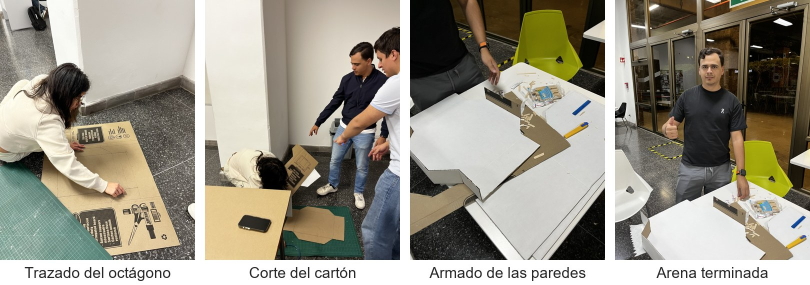
#> input picture Documentacion/figuras/fotos_arena.jpg, 1620 x 570 px (shown at 1/2 size)
$ python -i vision_yolo.py   (imports and definitions only)
#> lines starting #> are read from the running program, lines starting #| are printed output that depends on the picture; after the words box and inside, x2 and y2 are one past the last pixel; in counts of white or black regions, pixels touching at a corner belong together
#> further down, picture is the input picture: shape (570, 1620, 3); mean B, G, R 134.9, 148.8, 153.4
"""
Deteccion de la bola con un modelo ya entrenado (YOLO11 de Ultralytics, dataset COCO).
COCO ya trae la clase 32 = "sports ball", asi que no hay que entrenar nada.

Teclas (ventana de video activa):
  Z = detectar la cancha blanca sola     M = marcarla a mano con 2 clics
  C = cambiar de camara    + / - = confianza minima    Esc = salir
"""
import time
import cv2
from ultralytics import YOLO

MODELO = "yolo11n.pt"     # se descarga solo la primera vez (~5 MB)
CLASE_BOLA = 32           # "sports ball" en COCO
TAM = 960                 # tamano de entrada del modelo
conf_min = 0.15

zona, marcando, esperando_zona = None, [], False


# [9 lines left out: function al_clic, not called in this run]


def cancha_automatica(frame):
    """Busca la zona blanca mas grande (la cancha) y devuelve su rectangulo."""
    hsv = cv2.cvtColor(frame, cv2.COLOR_BGR2HSV)
#> hsv: shape (570, 1620, 3); mean H, S, V 29.4, 53.2, 155.7
    blanco = cv2.inRange(hsv, (0, 0, 170), (179, 65, 255))
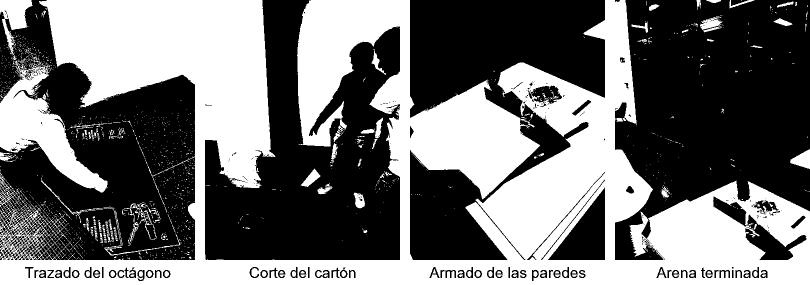
#> blanco: shape (570, 1620) (shown at 1/2 size); 44.4% white; 1550 white regions (1398 under 20 px), largest, box (x1, y1, x2, y2) and area: (0, 0, 1620, 570) 371866, (0, 122, 215, 385) 19204, (0, 0, 65, 121) 3217
    k = (frame.shape[1] // 23) | 1      # borra lo blanco delgado (rieles, cables, mesa)
#> k = 71
    blanco = cv2.morphologyEx(blanco, cv2.MORPH_OPEN, cv2.getStructuringElement(cv2.MORPH_ELLIPSE, (k, k)))
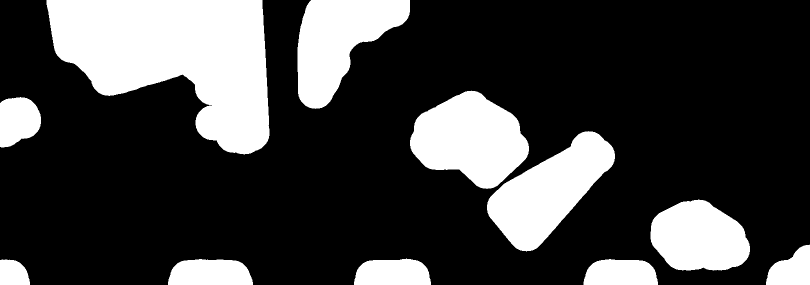
#> blanco: shape (570, 1620) (shown at 1/2 size); 25.3% white; 11 white regions
    cs, _ = cv2.findContours(blanco, cv2.RETR_EXTERNAL, cv2.CHAIN_APPROX_SIMPLE)
#> cs = 11 contours; largest, box (x1, y1, x2, y2) and area: (93, 0, 539, 309) 86815, (820, 181, 1058, 378) 30776, (974, 262, 1230, 503) 30022, (595, 0, 820, 218) 27502, (1301, 399, 1500, 541) 21350
    if not cs:
        return None
    x, y, w, h = cv2.boundingRect(max(cs, key=cv2.contourArea))
#> x = 93; y = 0; w = 446; h = 309
    return (x, y, x + w, y + h)


# [71 lines left out: functions abrir, main, not called in this run]


# [2 lines not run here, left out]

>>> import cv2
>>> picture = cv2.imread('../Documentacion/figuras/fotos_arena.jpg')
>>> result = cancha_automatica(picture)
#> result = (93, 0, 539, 309)

$ run again, on Documentacion/figuras/fotos_integracion.jpg
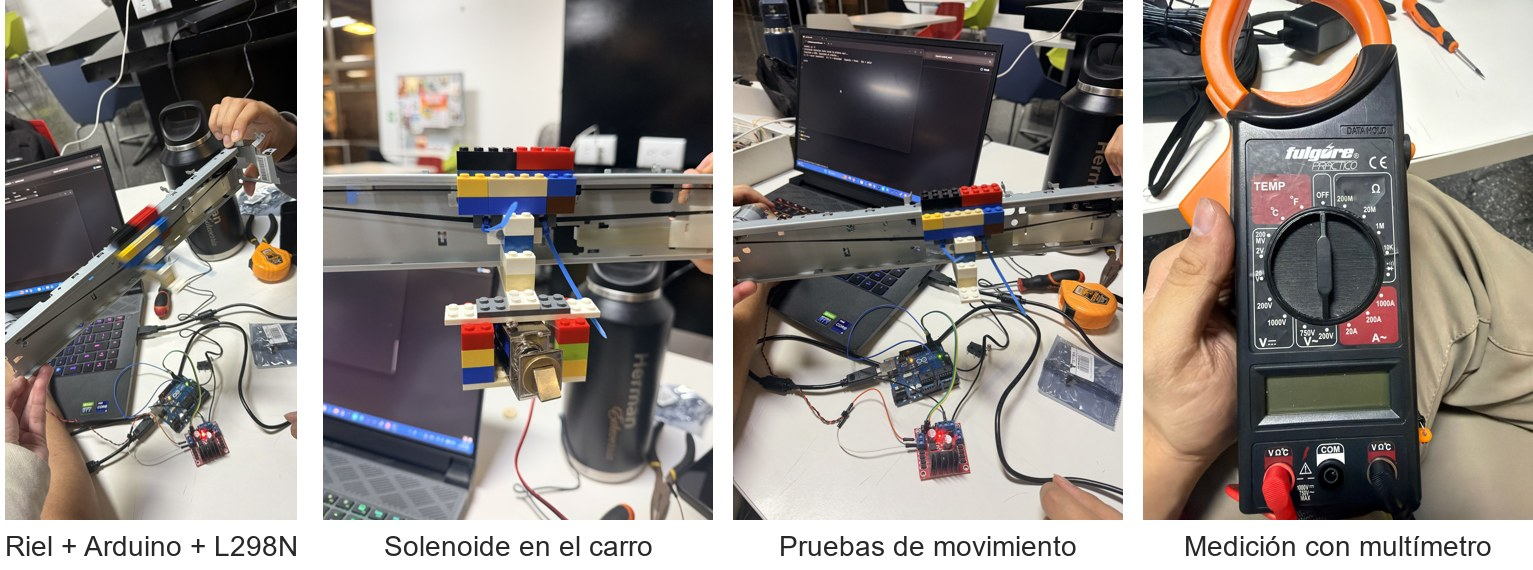
#> input picture Documentacion/figuras/fotos_integracion.jpg, 1533 x 570 px
#> picture is the input picture: shape (570, 1533, 3); mean B, G, R 129.5, 134.3, 141.1
#> hsv: shape (570, 1533, 3); mean H, S, V 52.9, 42.5, 144.8
#> in cancha_automatica, `blanco = cv2.inRange(hsv, (0, 0, 170), (179, 65, 255))`:
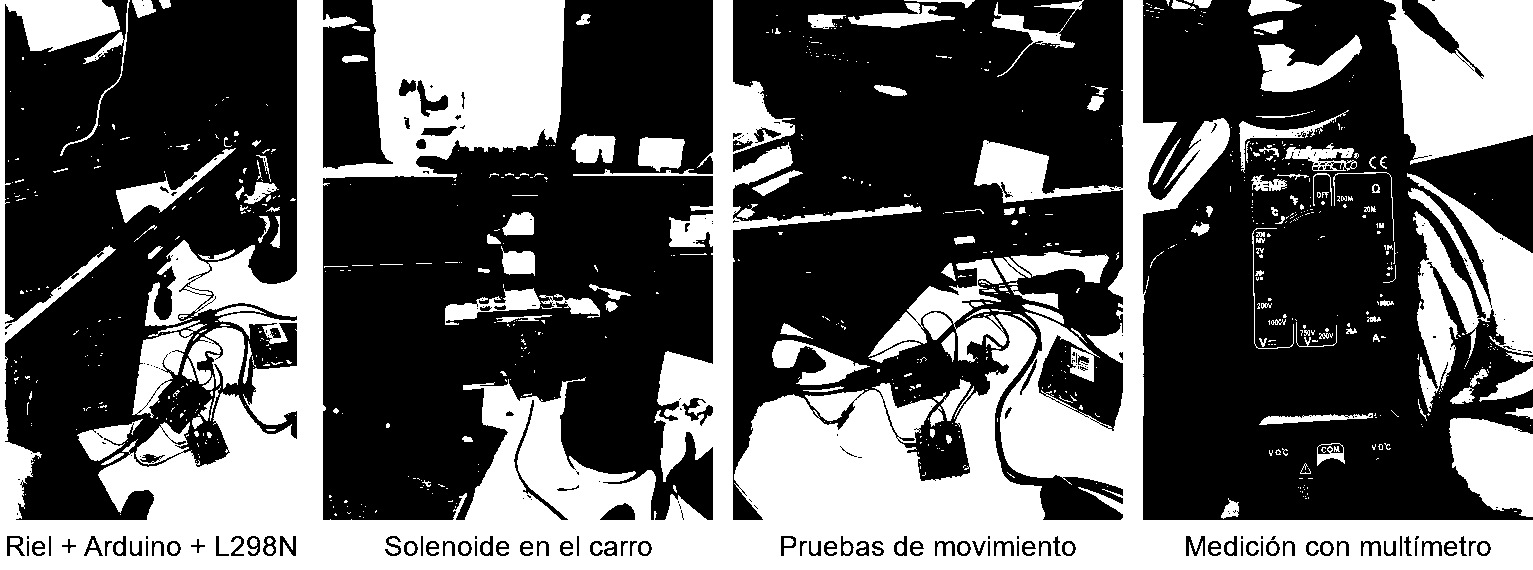
#> blanco: shape (570, 1533); 37.5% white; 824 white regions (627 under 20 px), largest, box (x1, y1, x2, y2) and area: (0, 0, 1533, 570) 240886, (1384, 0, 1533, 165) 18674, (1407, 173, 1533, 412) 12603
#> in cancha_automatica, `blanco = cv2.morphologyEx(blanco, cv2.MORPH_OPEN, cv2.getStructuringEl..`:
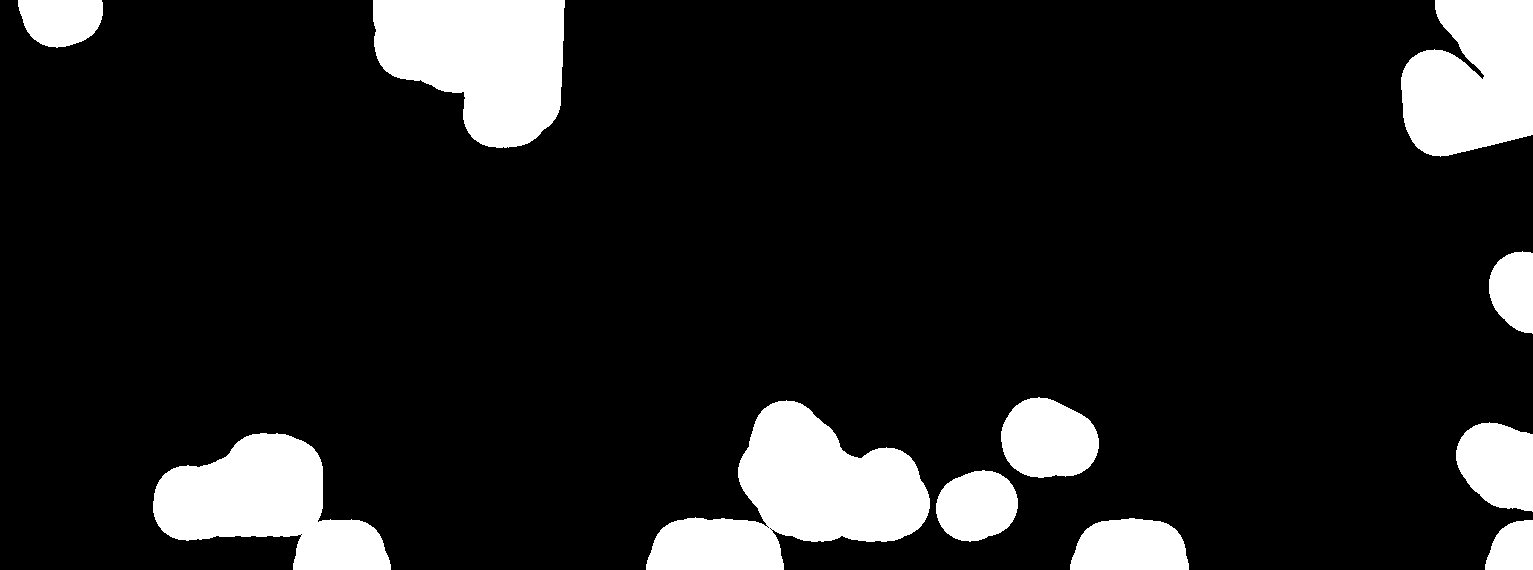
#> blanco: shape (570, 1533); 12.6% white; 11 white regions
#> cs = 11 contours; largest, box (x1, y1, x2, y2) and area: (646, 400, 930, 570) 24146, (373, 0, 565, 148) 20713, (153, 433, 391, 570) 17844, (1401, 0, 1533, 157) 16315, (1001, 397, 1099, 478) 6036
#> x = 646; y = 400; w = 284; h = 170
#> result = (646, 400, 930, 570)
